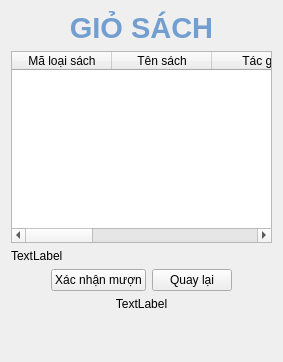
      <widget class="QWidget" name="findBook_3">
       <layout class="QGridLayout" name="gridLayout_5">
        <item row="5" column="0">
         <spacer name="verticalSpacer_5">
          <property name="orientation">
           <enum>Qt::Vertical</enum>
          </property>
          <property name="sizeHint" stdset="0">
           <size>
            <width>20</width>
            <height>40</height>
           </size>
          </property>
         </spacer>
        </item>
        <item row="0" column="0">
         <widget class="QLabel" name="label_11">
          <property name="text">
           <string>&lt;html&gt;&lt;head/&gt;&lt;body&gt;&lt;p align=&quot;center&quot;&gt;&lt;span style=&quot; font-size:22pt; font-weight:600; color:#729fcf;&quot;&gt;GIỎ SÁCH&lt;/span&gt;&lt;/p&gt;&lt;/body&gt;&lt;/html&gt;</string>
          </property>
         </widget>
        </item>
        <item row="1" column="0">
         <widget class="QTableWidget" name="cartView">
          <column>
           <property name="text">
            <string>Mã loại sách</string>
           </property>
          </column>
          <column>
           <property name="text">
            <string>Tên sách</string>
           </property>
          </column>
          <column>
           <property name="text">
            <string>Tác giả</string>
           </property>
          </column>
          <column>
           <property name="text">
            <string>Năm xuất bản</string>
           </property>
          </column>
          <column>
           <property name="text">
            <string>Ngày mượn</string>
           </property>
          </column>
          <column>
           <property name="text">
            <string>Ngày hết hạn</string>
           </property>
          </column>
          <column>
           <property name="text">
            <string/>
           </property>
          </column>
         </widget>
        </item>
        <item row="3" column="0">
         <layout class="QHBoxLayout" name="horizontalLayout_10">
          <property name="bottomMargin">
           <number>0</number>
          </property>
          <item>
           <spacer name="horizontalSpacer_6">
            <property name="orientation">
             <enum>Qt::Horizontal</enum>
            </property>
            <property name="sizeHint" stdset="0">
             <size>
              <width>40</width>
              <height>20</height>
             </size>
            </property>
           </spacer>
          </item>
          <item>
           <widget class="QPushButton" name="findBook_confirmButton">
            <property name="text">
             <string>Xác nhận mượn</string>
            </property>
           </widget>
          </item>
          <item>
           <widget class="QPushButton" name="findBook_backButton2">
            <property name="text">
             <string>Quay lại</string>
            </property>
           </widget>
          </item>
          <item>
           <spacer name="horizontalSpacer_7">
            <property name="orientation">
             <enum>Qt::Horizontal</enum>
            </property>
            <property name="sizeHint" stdset="0">
             <size>
              <width>40</width>
              <height>20</height>
             </size>
            </property>
           </spacer>
          </item>
         </layout>
        </item>
        <item row="4" column="0">
         <widget class="QLabel" name="findBook_confirmRentLabel">
          <property name="text">
           <string>&lt;html&gt;&lt;head/&gt;&lt;body&gt;&lt;p align=&quot;center&quot;&gt;TextLabel&lt;/p&gt;&lt;/body&gt;&lt;/html&gt;</string>
          </property>
         </widget>
        </item>
        <item row="2" column="0">
         <widget class="QLabel" name="findBook_countLabel">
          <property name="text">
           <string>TextLabel</string>
          </property>
         </widget>
        </item>
       </layout>
      </widget>
